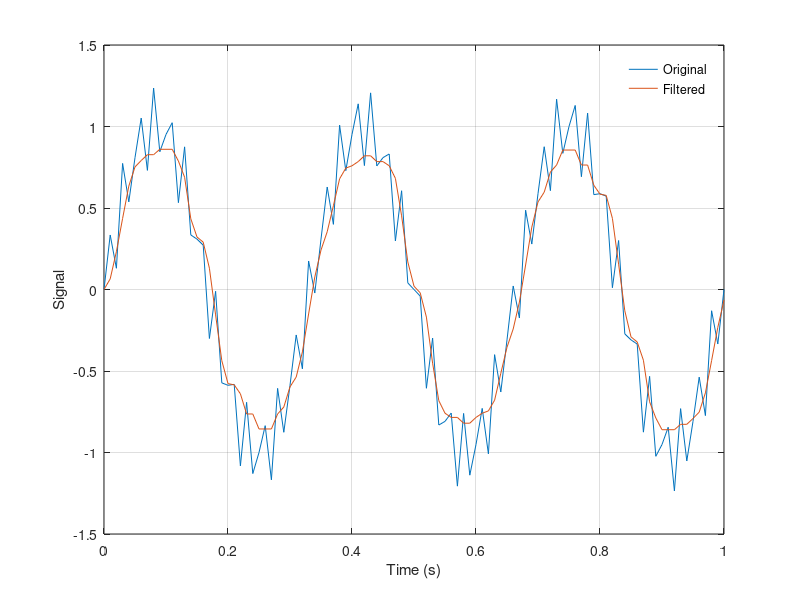

Reproduce this figure in MATLAB.
fs = 100;
t = 0:1/fs:1;
x = sin(2 * pi * t * 3) + 0.25 * sin(2 * pi * t*40);
y = medfilt1(x,10);
figure,clf
plot(t,x,t,y),grid on
xlabel 'Time (s)',ylabel Signal
legend('Original','Filtered')
legend boxoff

